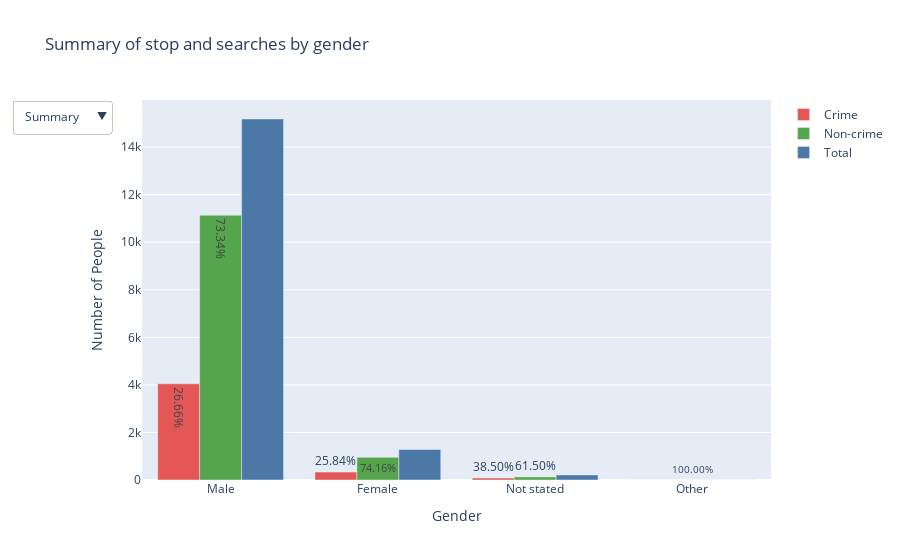

Here is the notebook cell this chart was saved with:
### Code cell
trace1 = go.Bar(
    x=genders['gender'],
    y=genders['crime'],
    text=genders['percentage_crime'].apply(lambda x: '{percent:.2%}'.format(percent=x)),
    name='Crime',
    marker_color="#E45756",
)

trace2 = go.Bar(
    x=genders['gender'],
    y=genders['nocrime'],
    text=genders['percentage_nocrime'].apply(lambda x: '{percent:.2%}'.format(percent=x)),
    name='Non-crime',
    marker_color="#54A54B"
)

trace3 = go.Bar(
    x=genders['gender'],
    y=genders['total'],
    name='Total',
    marker_color="#4C78A8"
)
layout = go.Layout(
    updatemenus=[
        dict(
            type="dropdown",
            active=0,
            xanchor="right",
            yanchor="top",
            direction="down",
            buttons=list([
                dict(label="Summary",
                     method="update",
                     args=[{"visible": [True, True, True]
                     },
                     {"title": "Summary of stop and searches by gender",
                     }]),
                dict(label="Crime",
                     method="update",
                     args=[{"visible": [True, False, False]},
                           {"title": "Criminal officer judgment stop and searches by gender"}]),
                dict(label="Non-crime",
                     method="update",
                     args=[{"visible": [False, True, False]},
                     {"title": "Non-criminal officer judgment top and searches with by gender"}]),
                dict(label="Total",
                     method="update",
                     args=[{"visible": [False, False, True]
                     },
                     {"title": "Total stop and searches by gender",
                     }])
            ]),
        )
    ])

fig = go.Figure(data=[trace1, trace2, trace3], layout=layout)

fig.update_layout(
    xaxis_title="Gender",
    yaxis_title="Number of People",
    title="Summary of stop and searches by gender"
)
fig.show()

### Figure 1 — Plotly figure (JSON) as saved in the notebook; plotly's stock layout.template omitted (floating-point values rounded to 4 significant figures)
{"data": [{"marker": {"color": "#E45756"}, "name": "Crime", "text": ["26.66%", "25.84%", "38.50%", "0.00%"], "type": "bar", "x": ["Male", "Female", "Not stated", "Other"], "y": [4048, 332, 82, 0]}, {"marker": {"color": "#54A54B"}, "name": "Non-crime", "text": ["73.34%", "74.16%", "61.50%", "100.00%"], "type": "bar", "x": ["Male", "Female", "Not stated", "Other"], "y": [11134, 953, 131, 5]}, {"marker": {"color": "#4C78A8"}, "name": "Total", "type": "bar", "x": ["Male", "Female", "Not stated", "Other"], "y": [15182, 1285, 213, 5]}], "layout": {"title": {"text": "Summary of stop and searches by gender"}, "updatemenus": [{"active": 0, "buttons": [{"args": [{"visible": [true, true, true]}, {"title": "Summary of stop and searches by gender"}], "label": "Summary", "method": "update"}, {"args": [{"visible": [true, false, false]}, {"title": "Criminal officer judgment stop and searches by gender"}], "label": "Crime", "method": "update"}, {"args": [{"visible": [false, true, false]}, {"title": "Non-criminal officer judgment top and searches with by gender"}], "label": "Non-crime", "method": "update"}, {"args": [{"visible": [false, false, true]}, {"title": "Total stop and searches by gender"}], "label": "Total", "method": "update"}], "direction": "down", "type": "dropdown", "xanchor": "right", "yanchor": "top"}], "xaxis": {"title": {"text": "Gender"}}, "yaxis": {"title": {"text": "Number of People"}}}}
